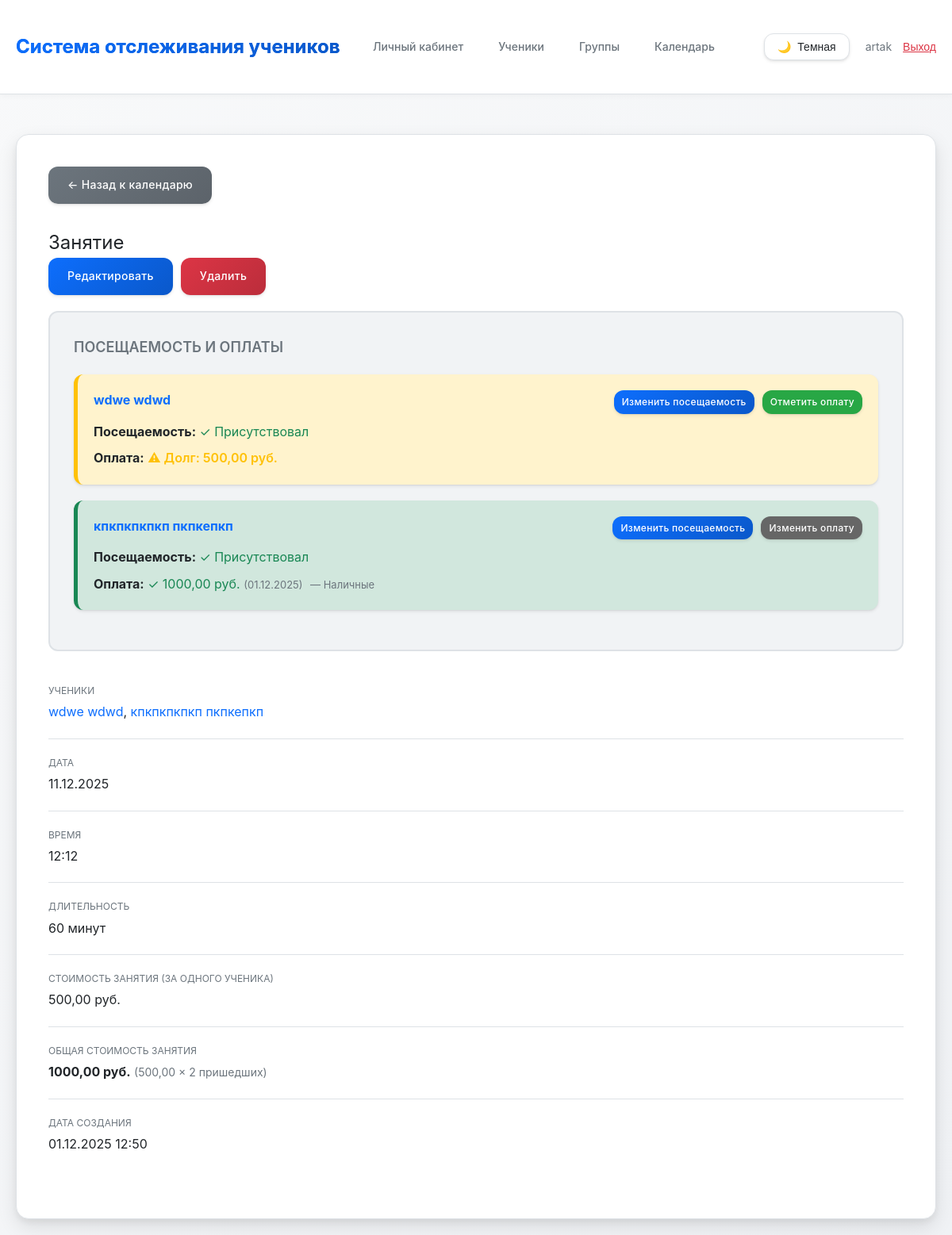
/lesson/21/ (signed in), run on the app's committed database.
### main/models.py (models this page shows, shortened)
class Student(models.Model):
    tutor = models.ForeignKey(Tutor, on_delete=models.CASCADE, related_name='students', verbose_name='Репетитор')
    groups = models.ManyToManyField(StudentGroup, related_name='students', blank=True, verbose_name='Группы')
    first_name = models.CharField(max_length=100, verbose_name='Имя')
    last_name = models.CharField(max_length=100, verbose_name='Фамилия')
    phone = models.CharField(max_length=20, blank=True, null=True, verbose_name='Телефон')
    telegram = models.CharField(max_length=20, blank=True, null=True, verbose_name='Телеграм')
    created_at = models.DateTimeField(auto_now_add=True, verbose_name='Дата создания')
    updated_at = models.DateTimeField(auto_now=True, verbose_name='Дата обновления')
    grade = models.CharField(max_length=10, blank=True, null=True, verbose_name='Класс')
    notes = models.TextField(blank=True, verbose_name='Заметки')
    is_active = models.BooleanField(default=True, verbose_name='Активен')
    prepaid_balance = models.DecimalField(
        max_digits=10,
        decimal_places=2,
        default=Decimal('0.00'),
        verbose_name='Баланс предоплаты'
    )
    class Meta:
        verbose_name = 'Ученик'
        verbose_name_plural = 'Ученики'
        ordering = ['last_name', 'first_name']
    def __str__(self):
        return f"{self.last_name} {self.first_name}"

class Lesson(models.Model):
    tutor = models.ForeignKey(Tutor, on_delete=models.CASCADE, related_name='lessons', verbose_name='Репетитор')
    students = models.ManyToManyField(Student, related_name='lessons', verbose_name='Ученики')
    date = models.DateField(verbose_name='Дата')
    time = models.TimeField(verbose_name='Время')
    duration = models.IntegerField(default=60, validators=[MinValueValidator(1)], verbose_name='Длительность (минуты)')
    lesson_price = models.DecimalField(max_digits=10, decimal_places=2, default=Decimal('0.00'), validators=[MinValueValidator(Decimal('0.00'))], verbose_name='Стоимость занятия (за одного ученика)')
    subject = models.CharField(max_length=200, blank=True, verbose_name='Предмет/Тема')
    notes = models.TextField(blank=True, verbose_name='Заметки')
    created_at = models.DateTimeField(auto_now_add=True, verbose_name='Дата создания')
    updated_at = models.DateTimeField(auto_now=True, verbose_name='Дата обновления')
    def get_present_students_count(self):
        return self.attendances.filter(status='present').count()
    def get_total_price(self):
        present_count = self.get_present_students_count()
        return self.lesson_price * present_count if present_count > 0 else Decimal('0.00')
    class Meta:
        verbose_name = 'Занятие'
        verbose_name_plural = 'Занятия'
        ordering = ['-date', '-time']

class Payment(models.Model):
    PAYMENT_METHOD_CHOICES = [
        ('cash', 'Наличные'),
        ('transfer', 'Перевод'),
        ('balance', 'Списано с предоплаты'),
    ]
    student = models.ForeignKey(Student, on_delete=models.CASCADE, related_name='payments', verbose_name='Ученик')
    lesson = models.ForeignKey(Lesson, on_delete=models.SET_NULL, null=True, blank=True, related_name='payments', verbose_name='Занятие')
    amount = models.DecimalField(max_digits=10, decimal_places=2, validators=[MinValueValidator(Decimal('0.01'))], verbose_name='Сумма')
    payment_date = models.DateField(verbose_name='Дата оплаты')
    payment_method = models.CharField(max_length=20, choices=PAYMENT_METHOD_CHOICES, default='cash', verbose_name='Способ оплаты')
    notes = models.TextField(blank=True, verbose_name='Заметки')
    created_at = models.DateTimeField(auto_now_add=True, verbose_name='Дата создания')
    is_balance_payment = models.BooleanField(default=False, verbose_name='Оплата с предоплаты')
    class Meta:
        verbose_name = 'Оплата'
        verbose_name_plural = 'Оплаты'
        ordering = ['-payment_date', '-created_at']

### main/views.py (the view)
# urls.py: path('lesson/<int:pk>/', views.lesson_detail, name='lesson_detail'),
@login_required
def lesson_detail(request, pk):
    tutor = get_tutor(request)
    if not tutor:
        messages.error(request, 'Профиль репетитора не найден.')
        return redirect('dashboard')
    lesson = get_object_or_404(Lesson, pk=pk, tutor=tutor)
    attendances = Attendance.objects.filter(lesson=lesson)
    payments = Payment.objects.filter(lesson=lesson)
    attendance_dict = {att.student.pk: att for att in attendances}
    payment_dict = {pay.student.pk: pay for pay in payments}
    students_data = []
    for student in lesson.students.all():
        attendance = attendance_dict.get(student.pk)
        payment = payment_dict.get(student.pk)
        students_data.append({
            'student': student,
            'attendance': attendance,
            'payment': payment,
            'has_debt': attendance and attendance.status == 'present' and not payment and lesson.lesson_price > 0
        })
    return render(request, 'main/lesson_detail.html', {
        'lesson': lesson,
        'students_data': students_data,
        'attendances': attendances,
        'payments': payments,
        'total_price': lesson.get_total_price(),
        'present_count': lesson.get_present_students_count(),
    })

### main/views.py (called while the page is built)
def get_tutor(request):
    if request.user.is_authenticated:
        try:
            return request.user.tutor
        except Tutor.DoesNotExist:
            return None
    return None

### main/templates/main/lesson_detail.html (shortened to what this page needs)
{% extends 'main/base.html' %}
{% block content %}
<div style="margin-bottom: 30px;">
    <a href="{% url 'calendar' %}" class="btn btn-secondary">← Назад к календарю</a>
</div>
<div class="page-header">
    <h2 style="font-weight: 400; font-size: 24px; margin: 0;">
        Занятие
    </h2>
    <div class="page-actions" style="display: flex; gap: 10px;">
        <a href="{% url 'lesson_edit' lesson.pk %}" class="btn">Редактировать</a>
        <a href="{% url 'lesson_delete' lesson.pk %}" class="btn btn-danger">Удалить</a>
    </div>
</div>
<div class="detail-item" style="margin-top: 20px; margin-bottom: 40px; padding: 30px; background: var(--bg-tertiary); border-radius: 12px; border: 2px solid var(--border-color);">
    <div class="detail-label" style="font-size: 18px; margin-bottom: 20px; font-weight: 600;">Посещаемость и оплаты</div>
    <div class="detail-value">
        {% for data in students_data %}
            <div class="student-card {% if data.has_debt %}student-card-debt{% elif data.payment %}student-card-paid{% else %}student-card-default{% endif %}">
                <div style="display: flex; justify-content: space-between; align-items: start; margin-bottom: 10px; flex-wrap: wrap; gap: 10px;">
                    <div>
                        <strong><a href="{% url 'student_detail' data.student.pk %}">{{ data.student }}</a></strong>
                    </div>
                    <div style="display: flex; gap: 10px; flex-wrap: wrap;">
                        <a href="{% url 'mark_attendance' lesson.pk data.student.pk %}" class="btn" style="font-size: 12px; padding: 5px 10px;">
                            {% if data.attendance %}Изменить{% else %}Отметить{% endif %} посещаемость
                        </a>
                        {% if data.attendance and data.attendance.status == 'present' %}
                            <a href="{% url 'mark_payment' lesson.pk data.student.pk %}" class="btn" style="font-size: 12px; padding: 5px 10px; background: {% if data.payment %}#666{% else %}#28a745{% endif %};">
                                {% if data.payment %}Изменить{% else %}Отметить{% endif %} оплату
                            </a>
                        {% endif %}
                    </div>
                </div>
                <div style="margin-bottom: 8px;">
                    <strong>Посещаемость:</strong>
                    {% if data.attendance %}
                        {% if data.attendance.status == 'present' %}
                            <span class="status-success">✓ Присутствовал</span>
                        {% else %}
                            <span class="status-error">✗ Отсутствовал</span>
                        {% endif %}
                    {% else %}
                        <span style="color: var(--text-muted);">Не отмечено</span>
                    {% endif %}
                </div>
                <div>
                    <strong>Оплата:</strong>
                    {% if data.payment %}
                        <span class="status-success">✓ {{ data.payment.amount }} руб.</span>
                        <span style="font-size: 13px; color: var(--text-secondary);">({{ data.payment.payment_date|date:"d.m.Y" }})</span>
                        <span style="font-size: 13px; color: var(--text-secondary); margin-left: 5px;">— {{ data.payment.get_payment_method_display }}</span>
                    {% elif data.attendance and data.attendance.status == 'present' and lesson.lesson_price > 0 %}
                        <span class="status-warning" style="font-weight: 600;">⚠ Долг: {{ lesson.lesson_price }} руб.</span>
                    {% else %}
                        <span style="color: var(--text-muted);">Не оплачено</span>
                    {% endif %}
                </div>
            </div>
        {% endfor %}
    </div>
</div>
<div class="detail-item">
    <div class="detail-label">Ученики</div>
    <div class="detail-value">
        {% for student in lesson.students.all %}
            <a href="{% url 'student_detail' student.pk %}">{{ student }}</a>{% if not forloop.last %}, {% endif %}
        {% endfor %}
    </div>
</div>
<div class="detail-item">
    <div class="detail-label">Дата</div>
    <div class="detail-value">{{ lesson.date|date:"d.m.Y" }}</div>
</div>
<div class="detail-item">
    <div class="detail-label">Время</div>
    <div class="detail-value">{{ lesson.time|time:"H:i" }}</div>
</div>
<div class="detail-item">
    <div class="detail-label">Длительность</div>
    <div class="detail-value">{{ lesson.duration }} минут</div>
</div>
<div class="detail-item">
    <div class="detail-label">Стоимость занятия (за одного ученика)</div>
    <div class="detail-value">{{ lesson.lesson_price }} руб.</div>
</div>
{% if present_count > 0 %}
<div class="detail-item">
    <div class="detail-label">Общая стоимость занятия</div>
    <div class="detail-value">
        <strong>{{ total_price }} руб.</strong>
        <span style="font-size: 14px; color: var(--text-secondary);">({{ lesson.lesson_price }} × {{ present_count }} пришедших)</span>
    </div>
</div>
{% endif %}
<div class="detail-item">
    <div class="detail-label">Дата создания</div>
    <div class="detail-value">{{ lesson.created_at|date:"d.m.Y H:i" }}</div>
</div>
{% endblock %}

### main/templates/main/base.html (shortened to what this page needs)
{% load static %}
<!DOCTYPE html>
<html lang="ru">
<head>
</head>
<body>
    <header>
        <div class="container">
            <div style="display: flex; justify-content: space-between; align-items: center;">
                <h1><a href="{% url 'dashboard' %}" style="color: var(--text-primary); text-decoration: none;">Система отслеживания учеников</a></h1>
                <div style="display: flex; align-items: center; gap: 20px;">
                    {% if user.is_authenticated %}
                        <nav>
                            <a href="{% url 'dashboard' %}">Личный кабинет</a>
                            <a href="{% url 'student_list' %}">Ученики</a>
                            <a href="{% url 'group_list' %}">Группы</a>
                            <a href="{% url 'calendar' %}">Календарь</a>
                        </nav>
                        <button class="theme-toggle" id="theme-toggle" aria-label="Переключить тему">
                            <span id="theme-icon">🌙</span>
                            <span id="theme-text">Темная</span>
                        </button>
                        <div style="font-size: 14px; color: var(--text-secondary);">
                            {{ user.get_full_name|default:user.username }}
                            <form method="post" action="{% url 'logout' %}" style="display: inline;">
                                <button type="submit" style="background: none; border: none; color: var(--btn-danger); cursor: pointer; text-decoration: underline; padding: 0; margin-left: 10px; font-size: 14px;">Выход</button>
                            </form>
                        </div>
                    {% else %}
                        <nav>
                            <a href="{% url 'login' %}">Вход</a>
                            <a href="{% url 'register' %}">Регистрация</a>
                        </nav>
                    {% endif %}
                </div>
            </div>
        </div>
    </header>
    <div class="container">
        <div class="content">
            {% block content %}{% endblock %}
        </div>
    </div>
</body>
</html>

### data on the page
Student: student "wdwe wdwd", shows "Отметить", last_name+first_name "wdwe wdwd"
Lesson: lesson_price "500,00", date "11.12.2025", time "12:12", duration "60", created_at "01.12.2025 12:50"
Student: student "кпкпкпкпкп пкпкепкп", shows "Изменить", payment.amount "1000,00", payment.payment_date "01.12.2025", payment.payment_method "Наличные", last_name+first_name "кпкпкпкпкп пкпкепкп"

### other printed values
{{ user.get_full_name|default:user.username }} "artak"
{{ total_price }} "1000,00"
{{ present_count }} "2"
